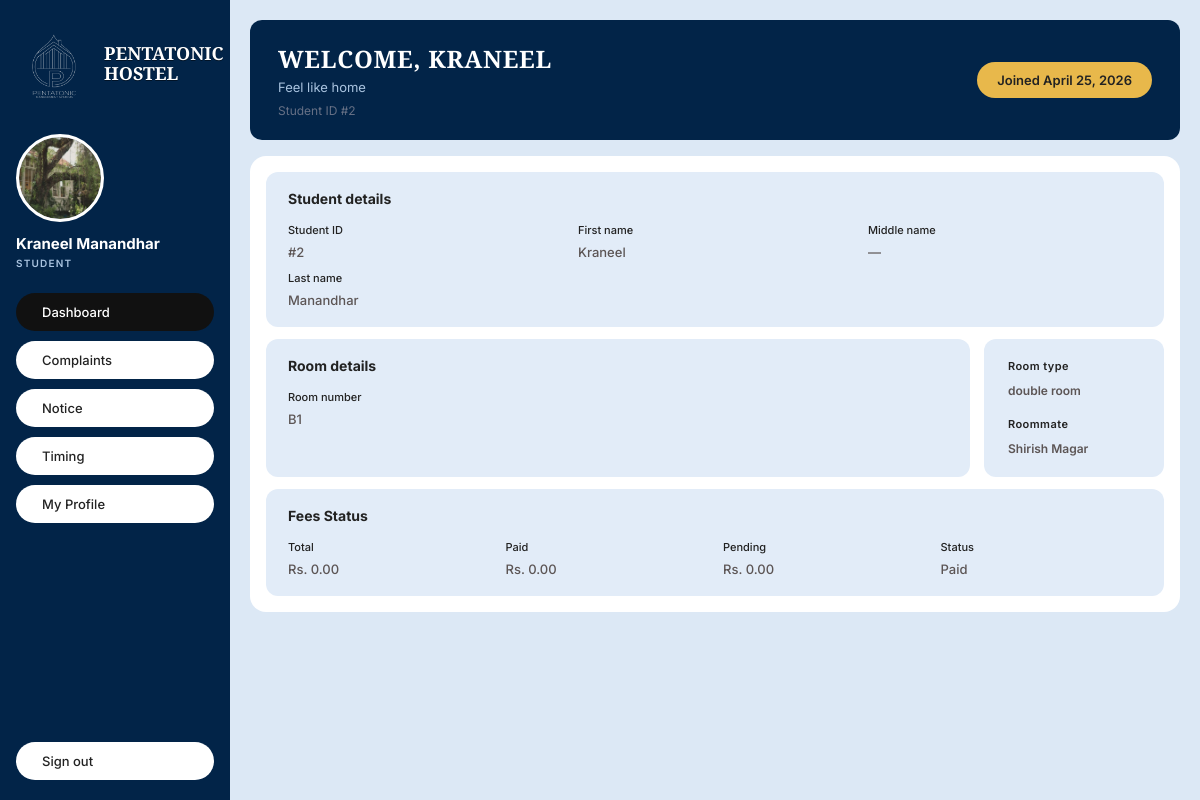
/index.php?action=student_dashboard (signed in), run on the app's committed database.
### tables this page shows
CREATE TABLE `students` (
  `id` int(11) NOT NULL,
  `first_name` varchar(100) NOT NULL,
  `middle_name` varchar(100) DEFAULT NULL,
  `last_name` varchar(100) NOT NULL,
  `contact_number` varchar(20) NOT NULL,
  `date_of_birth` date NOT NULL,
  `email` varchar(150) NOT NULL,
  `password` varchar(255) NOT NULL,
  `profile_photo` varchar(255) DEFAULT NULL,
  `college_name` varchar(255) NOT NULL,
  `permanent_address` text NOT NULL,
  `date_of_joining` date NOT NULL,
  `guardian_name` varchar(150) NOT NULL,
  `guardian_relationship` varchar(50) NOT NULL,
  `guardian_contact` varchar(20) NOT NULL,
  `preferred_room_type` enum('single','double') DEFAULT 'single',
  `room_id` int(11) DEFAULT NULL,
  `created_at` timestamp NOT NULL DEFAULT current_timestamp()
);

CREATE TABLE `rooms` (
  `id` int(11) NOT NULL,
  `number` varchar(20) NOT NULL,
  `type` enum('single','double') NOT NULL DEFAULT 'double',
  `student1_id` int(11) DEFAULT NULL,
  `student2_id` int(11) DEFAULT NULL
);

CREATE TABLE `fees` (
  `id` int(11) NOT NULL,
  `student_id` int(11) DEFAULT NULL,
  `total` decimal(10,2) DEFAULT NULL,
  `paid` decimal(10,2) DEFAULT 0.00,
  `pending` decimal(10,2) GENERATED ALWAYS AS (`total` - `paid`) STORED,
  `status` enum('Paid','Pending','Overdue') DEFAULT 'Pending'
);

### controllers/StudentController.php (called while the page is built, shortened)
<?php
require_once __DIR__ . '/../models/Student.php';
require_once __DIR__ . '/../models/Room.php';
require_once __DIR__ . '/../models/Fee.php';
class StudentController {
    private $pdo;
    public function __construct($pdo = null) {
        $this->pdo   = $pdo ?? \DB::connect();
    }
    public function getDashboardData($student_id) {
        $stmt = $this->pdo->prepare("SELECT * FROM students WHERE id = ?");
        $stmt->execute([$student_id]);
        $student = $stmt->fetch(PDO::FETCH_ASSOC);
        $roomModel = new Room($this->pdo);
        $room      = $roomModel->findByStudent($student_id);
        $feeModel = new Fee($this->pdo);
        $fees     = $feeModel->findByStudent($student_id);
        return compact('student', 'room', 'fees', 'notices', 'complaints', 'timing');
    }
}
?>

### models/Room.php (called while the page is built, shortened)
<?php
class Room {
    private PDO $pdo;
    public function __construct(PDO $pdo) {
        $this->pdo = $pdo;
    }
    public function findByStudent($student_id) {
        $stmt = $this->pdo->prepare("
            SELECT
                r.*,
                CASE
                    WHEN r.student1_id = ? THEN 'Student 1'
                    WHEN r.student2_id = ? THEN 'Student 2'
                    ELSE ''
                END AS bed_slot,
                GROUP_CONCAT(
                    TRIM(CONCAT(
                        COALESCE(roommates.first_name, ''),
                        ' ',
                        COALESCE(roommates.middle_name, ''),
                        ' ',
                        COALESCE(roommates.last_name, '')
                    ))
                    ORDER BY roommates.id SEPARATOR ', '
                ) AS roommate_names
            FROM rooms r
            LEFT JOIN students roommates
                ON roommates.id IN (r.student1_id, r.student2_id)
               AND roommates.id <> ?
            WHERE r.student1_id = ? OR r.student2_id = ? OR r.id = (
                SELECT room_id FROM students WHERE id = ? LIMIT 1
            )
            GROUP BY r.id
        ");
        $stmt->execute([
            $student_id,
            $student_id,
            $student_id,
            $student_id,
            $student_id,
            $student_id
        ]);
        return $stmt->fetch(PDO::FETCH_ASSOC);
    }
}

### models/Fee.php (called while the page is built, shortened)
<?php
class Fee {
    private PDO $pdo;
    public function __construct(PDO $pdo) {
        $this->pdo = $pdo;
    }
    public function findByStudent($student_id) {
        $stmt = $this->pdo->prepare("
            SELECT
                f.*,
                GREATEST(GREATEST(COALESCE(f.total, 0), 0) - LEAST(GREATEST(COALESCE(f.paid, 0), 0), GREATEST(COALESCE(f.total, 0), 0)), 0) AS pending,
                CASE
                    WHEN GREATEST(COALESCE(f.total, 0), 0) <= 0
                        OR LEAST(GREATEST(COALESCE(f.paid, 0), 0), GREATEST(COALESCE(f.total, 0), 0)) / NULLIF(GREATEST(COALESCE(f.total, 0), 0), 0) >= 0.8
                    THEN 'Paid'
                    WHEN LEAST(GREATEST(COALESCE(f.paid, 0), 0), GREATEST(COALESCE(f.total, 0), 0)) = 0
                    THEN 'Pending'
                    ELSE 'Partial'
                END AS status
            FROM fees f
            WHERE f.student_id=?
        ");
        $stmt->execute([$student_id]);
        return $stmt->fetch(PDO::FETCH_ASSOC);
    }
}

### views/dashboard/student_dashboard.php (the view, shortened to what this page needs)
<!DOCTYPE html>
<html lang="en">
<head>
    <link rel="stylesheet" href="<?= BASE_URL ?>public/css/student.css">
</head>
<body>
<div class="sd-page-wrap">
<div class="sd-body-row">
    <aside class="sd-sidebar">
        <div class="sd-sidebar-logo">
            <img src="<?= BASE_URL ?>public/images/logo.png" alt="Logo">
            <span>Pentatonic hostel</span>
        </div>
        <div class="sd-sidebar-profile">
            <div class="sd-avatar">
                <?php
                    $photo = $student['profile_photo'] ?? '';
                    if (!empty($photo)) {
                        $photo = ltrim($photo, '/');
                        if (strpos($photo, 'public/') === 0)       $src = BASE_URL . htmlspecialchars($photo);
                        elseif (strpos($photo, 'uploads/') === 0)  $src = BASE_URL . 'public/' . htmlspecialchars($photo);
                        else                                        $src = BASE_URL . 'public/uploads/' . htmlspecialchars($photo);
                    } else {
                        $src = BASE_URL . 'public/images/default-avatar.png';
                    }
                ?>
                <img src="<?= $src ?>" alt="Student"
                     onerror="this.style.display='none'; this.nextElementSibling.style.display='flex';">
            </div>
            <div class="sd-student-name">
                <?= htmlspecialchars($student['first_name'] ?? '') ?>
                <?= htmlspecialchars($student['last_name']  ?? '') ?>
            </div>
            <div class="sd-student-role">STUDENT</div>
        </div>
        <nav class="sd-sidebar-nav">
            <button class="sd-nav-btn active" data-page="dashboard">
                <i class="ph-fill ph-squares-four"></i> Dashboard
            </button>
            <button class="sd-nav-btn" data-page="complaints">
                <i class="ph ph-megaphone"></i> Complaints
            </button>
            <button class="sd-nav-btn" data-page="notice">
                <i class="ph ph-warning"></i> Notice
            </button>
            <button class="sd-nav-btn" data-page="timing">
                <i class="ph ph-clock"></i> Timing
            </button>
            <button class="sd-nav-btn" data-page="profile">
                <i class="ph ph-user-circle"></i> My Profile
            </button>
        </nav>
        <button class="sd-signout-btn"
                onclick="window.location.href='<?= BASE_URL ?>index.php?action=logout'">
            <i class="ph ph-sign-out"></i> Sign out
        </button>
    </aside>
    <main class="sd-main">
        <div class="sd-welcome-card">
            <div>
                <h1>WELCOME, <?= strtoupper(htmlspecialchars($student['first_name'] ?? '')) ?></h1>
                <p>Feel like home</p>
                <div style="margin-top:8px;font-size:12px;color:#667085;">Student ID #<?= (int) ($student['id'] ?? 0) ?></div>
            </div>
            <div class="sd-joined-badge">
                Joined <?= htmlspecialchars(date("F j, Y", strtotime($student['created_at']))) ?>
            </div>
        </div>
        <div class="sd-page active" id="page-dashboard">
        <div class="sd-blue-panel">
            <div class="sd-info-card">
                <h3>Student details</h3>
                <div class="sd-info-grid sd-cols-3">
                    <div class="sd-info-field">
                        <label>Student ID</label>
                        <span>#<?= (int) ($student['id'] ?? 0) ?></span>
                    </div>
                    <div class="sd-info-field">
                        <label>First name</label>
                        <span><?= htmlspecialchars($student['first_name'] ?? '') ?></span>
                    </div>
                    <div class="sd-info-field">
                        <label>Middle name</label>
                        <span><?= htmlspecialchars($student['middle_name'] ?? '—') ?></span>
                    </div>
                    <div class="sd-info-field">
                        <label>Last name</label>
                        <span><?= htmlspecialchars($student['last_name'] ?? '') ?></span>
                    </div>
                </div>
            </div>
            <?php if (!empty($room)): ?>
                <?php $isDouble = strtolower($room['type'] ?? '') === 'double'; ?>
                <?php if ($isDouble): ?>
                <div class="sd-room-outer">
                    <div class="sd-room-left-wrap">
                        <div class="sd-info-card sd-room-left-card">
                            <div>
                                <h3>Room details</h3>
                                <div class="sd-info-field" style="margin-top:12px;">
                                    <label>Room number</label>
                                    <span><?= htmlspecialchars($room['number'] ?? '—') ?></span>
                                </div>
                            </div>
                        </div>
                    </div>
                    <div class="sd-room-right-card">
                        <div class="sd-info-field">
                            <label>Room type</label>
                            <span><?= htmlspecialchars($room['type'] ?? '—') ?> room</span>
                        </div>
                        <div class="sd-info-field">
                            <label>Roommate</label>
                            <span><?= !empty($room['roommate_names']) ? htmlspecialchars($room['roommate_names']) : '—' ?></span>
                        </div>
                    </div>
                </div>
                <?php endif; ?>
            <?php endif; ?>
            <div class="sd-info-card">
                <h3>Fees Status</h3>
                <?php if (!empty($fees)): ?>
                <div class="sd-info-grid sd-cols-4">
                    <div class="sd-info-field">
                        <label>Total</label>
                        <span>Rs. <?= htmlspecialchars(number_format($fees['total'], 2)) ?></span>
                    </div>
                    <div class="sd-info-field">
                        <label>Paid</label>
                        <span>Rs. <?= htmlspecialchars(number_format($fees['paid'], 2)) ?></span>
                    </div>
                    <div class="sd-info-field">
                        <label>Pending</label>
                        <span>Rs. <?= htmlspecialchars(number_format($fees['pending'], 2)) ?></span>
                    </div>
                    <div class="sd-info-field">
                        <label>Status</label>
                        <?php
                            $status = $fees['status'] ?? '';
                            $badgeClass = match(strtolower($status)) {
                                'overdue' => 'badge-overdue',
                                'pending' => 'badge-pending',
                                'partial' => 'badge-partial',
                                'paid'    => 'badge-paid',
                                default   => ''
                            };
                        ?>
                        <span class="sd-badge <?= $badgeClass ?>"><?= htmlspecialchars($status) ?></span>
                    </div>
                </div>
                <?php else: ?>
                    <p style="font-size:13px;color:#888;">No fee record found.</p>
                <?php endif; ?>
            </div>
        </div>
        </div>
    </main>
</div>
</div>
</body>
</html>

### index.php (shortened to what this page needs)
<?php
require_once __DIR__ . '/models/User.php';
require_once __DIR__ . '/models/Room.php';
require_once __DIR__ . '/models/Fee.php';
require_once __DIR__ . '/controllers/StudentController.php';
require_once __DIR__ . '/controllers/AuthController.php';
require_once __DIR__ . '/controllers/ComplaintController.php';
$action = $_GET['action'] ?? 'home';
switch ($action) {
    case 'student_dashboard':
        $pdo               = DB::connect();
        $studentController = new StudentController($pdo);
        $data              = $studentController->getDashboardData($_SESSION['user_id']);
        extract($data);
        include 'views/dashboard/student_dashboard.php';
        break;
}

### data on the page
students: profile_photo (picture), first_name "Kraneel", last_name "Manandhar", first_name "KRANEEL", id "2", created_at "April 25, 2026", middle_name "—"
rooms: number "B1", type "double"
fees: total "0.00", paid "0.00"

### other printed values
$room['roommate_names'] "Shirish Magar"
$fees['pending'] "0.00"
$status "Paid"
